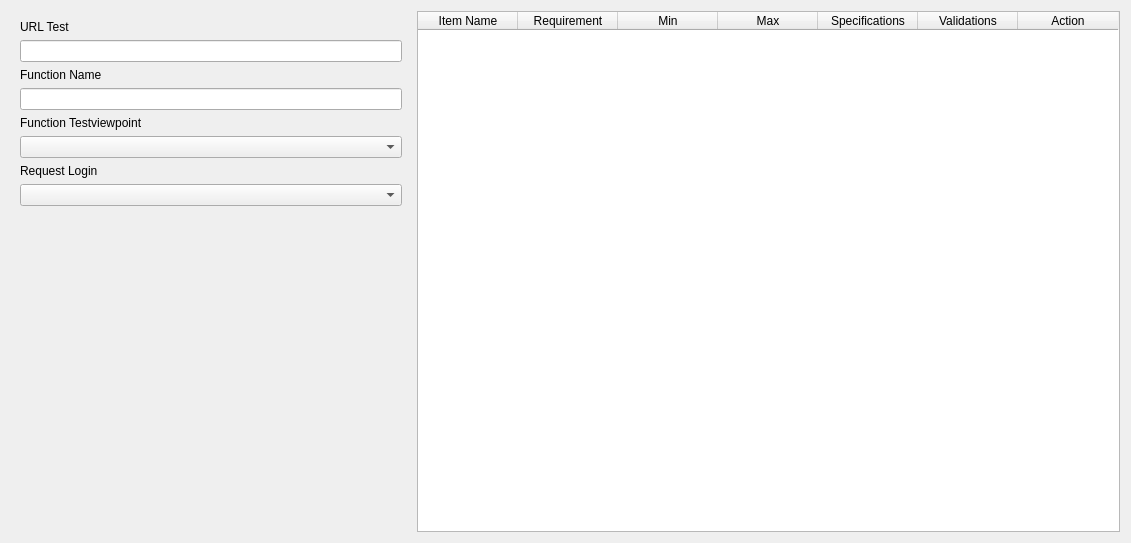
<?xml version="1.0" encoding="UTF-8"?>
<ui version="4.0">
 <class>TestcaseWidget</class>
 <widget class="QWidget" name="TestcaseWidget">
  <property name="geometry">
   <rect>
    <x>0</x>
    <y>0</y>
    <width>1131</width>
    <height>543</height>
   </rect>
  </property>
  <property name="windowTitle">
   <string>Form</string>
  </property>
  <layout class="QHBoxLayout" name="testcaseLayout">
   <item>
    <widget class="QWidget" name="widget_3" native="true">
     <property name="minimumSize">
      <size>
       <width>300</width>
       <height>0</height>
      </size>
     </property>
     <property name="maximumSize">
      <size>
       <width>400</width>
       <height>16777215</height>
      </size>
     </property>
     <layout class="QVBoxLayout" name="verticalLayout_9">
      <item>
       <widget class="QLabel" name="label_9">
        <property name="text">
         <string>URL Test</string>
        </property>
       </widget>
      </item>
      <item>
       <widget class="QLineEdit" name="lineEdit_2"/>
      </item>
      <item>
       <widget class="QLabel" name="label_11">
        <property name="text">
         <string>Function Name</string>
        </property>
       </widget>
      </item>
      <item>
       <widget class="QLineEdit" name="lineEdit"/>
      </item>
      <item>
       <widget class="QLabel" name="label_12">
        <property name="text">
         <string>Function Testviewpoint</string>
        </property>
       </widget>
      </item>
      <item>
       <widget class="QComboBox" name="comboBox_2"/>
      </item>
      <item>
       <widget class="QLabel" name="label">
        <property name="text">
         <string>Request Login</string>
        </property>
       </widget>
      </item>
      <item>
       <widget class="QComboBox" name="comboBox"/>
      </item>
      <item>
       <spacer name="verticalSpacer">
        <property name="orientation">
         <enum>Qt::Vertical</enum>
        </property>
        <property name="sizeHint" stdset="0">
         <size>
          <width>20</width>
          <height>40</height>
         </size>
        </property>
       </spacer>
      </item>
     </layout>
    </widget>
   </item>
   <item>
    <widget class="QTableWidget" name="testcaseTableWidget">
     <attribute name="verticalHeaderVisible">
      <bool>false</bool>
     </attribute>
     <column>
      <property name="text">
       <string>Item Name</string>
      </property>
     </column>
     <column>
      <property name="text">
       <string>Requirement</string>
      </property>
     </column>
     <column>
      <property name="text">
       <string>Min</string>
      </property>
     </column>
     <column>
      <property name="text">
       <string>Max</string>
      </property>
     </column>
     <column>
      <property name="text">
       <string>Specifications</string>
      </property>
     </column>
     <column>
      <property name="text">
       <string>Validations</string>
      </property>
     </column>
     <column>
      <property name="text">
       <string>Action</string>
      </property>
     </column>
    </widget>
   </item>
  </layout>
 </widget>
 <resources/>
 <connections/>
</ui>
